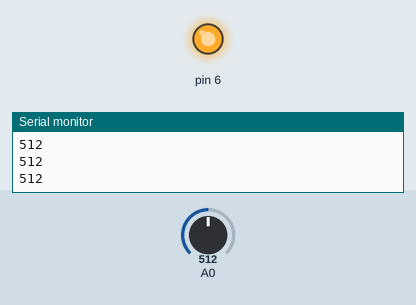
Simulated run of this sketch. Board: Arduino Uno, built with avr-gcc and run on an emulated ATmega328P. On the bench: output pins drawn as LEDs (lit = HIGH), the last lines printed to the serial monitor. Inputs (shaded band) come from the test bench; at power-on: A0 = 512.

Above: at 1.2 s.
1.3 s: A0 set to 786
2.8 s: A0 set to 808
At 4.0 s:
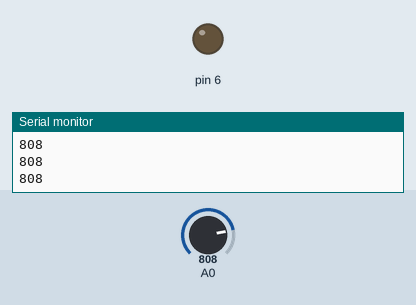
4.3 s: A0 set to 612
5.8 s: A0 set to 588
At 7.0 s:
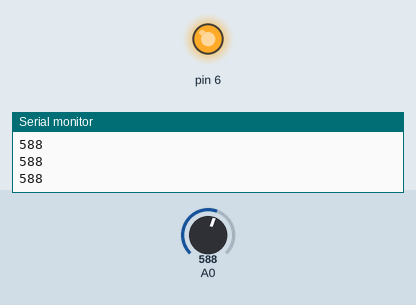
7.3 s: A0 set to 810
At 8.5 s:
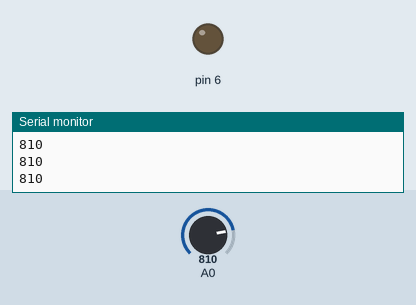
Timing chart, 0 to 9.8 s (numbered marks = the images above; inputs shaded):
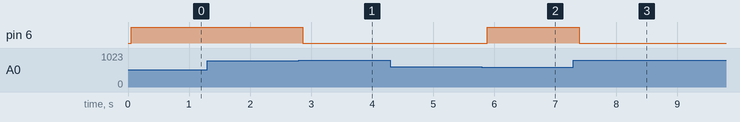

Measured:
- the behaviour switches between 800 and 801 on A0 (found by bisection; images 0 and 1)
- the behaviour switches between 600 and 599 on A0 (found by bisection; images 1 and 2)
- after the input at 2.8 s, pin 6: HIGH → LOW after 0.07 s
- after the input at 5.8 s, pin 6: LOW → HIGH after 0.08 s
- after the input at 7.3 s, pin 6: HIGH → LOW after 0.09 s

The sketch:

LDR_and_LED.ino
```cpp
//With the help of LDR, we can control the led.
void setup() {
  pinMode(6,OUTPUT);
  Serial.begin(9600);
}

void loop() {
   int sign=analogRead(A0);
   Serial.println(sign);
   delay(50);
    if(sign>800){
      digitalWrite(6,LOW);
    }
    if(sign<600){
      digitalWrite(6,HIGH);
    }

}
```
